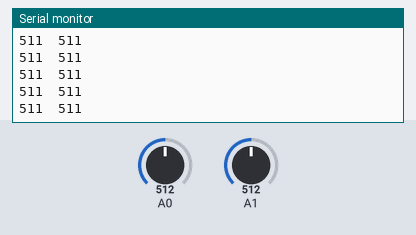
The sketch below on a simulated Arduino Uno, built with avr-gcc and run on an emulated ATmega328P. On the bench: the last lines printed to the serial monitor. Inputs (shaded band) come from the test bench; at power-on: A0 = 512, A1 = 512.

Above: at 1.2 s.
1.3 s: A0 set to 716
At 1.7 s:
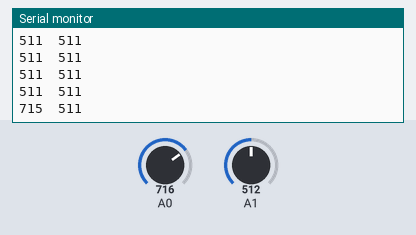
2.8 s: A1 set to 716
At 2.97 s:
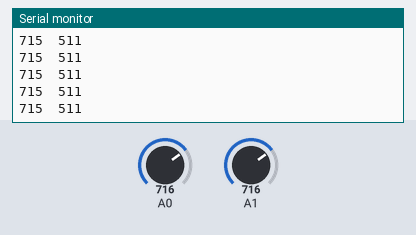
4.3 s: A0 set to 900
At 4.49 s:
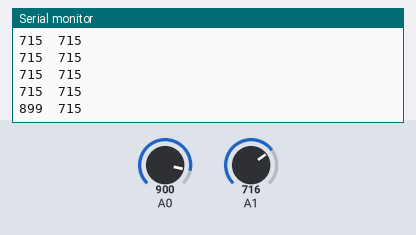
5.8 s: A1 set to 900
At 6.01 s:
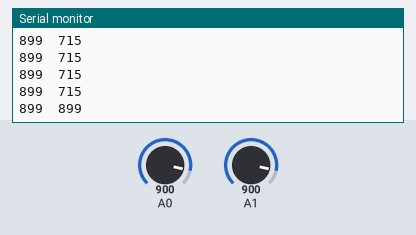
Timing chart, 0 to 8.3 s (numbered marks = the images above; inputs shaded):
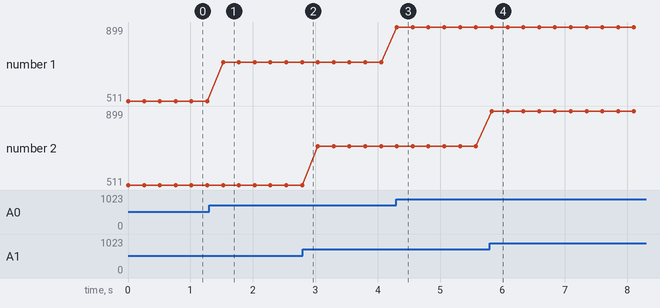

Measured:
- after the input at 1.3 s, the serial monitor: prints a new line after 0.22 s (image 1)
- after the input at 4.3 s, the serial monitor: prints a new line at once (image 3)
- after the input at 5.8 s, the serial monitor: prints a new line at once (image 4)
- plotted number 1: 511 → 715 after the input at 1.3 s, 715 → 899 after the input at 4.3 s

The sketch:

QTRARawValuesExample.ino
```cpp
#include <QTRSensors.h>

// This example is designed for use with six analog QTR sensors. These
// reflectance sensors should be connected to analog pins A0 to A5. The
// sensors' emitter control pin (CTRL or LEDON) can optionally be connected to
// digital pin 2, or you can leave it disconnected and remove the call to
// setEmitterPin().
//
// The main loop of the example reads the raw sensor values (uncalibrated). You
// can test this by taping a piece of 3/4" black electrical tape to a piece of
// white paper and sliding the sensor across it. It prints the sensor values to
// the serial monitor as numbers from 0 (maximum reflectance) to 1023 (minimum
// reflectance).

QTRSensors qtr;

const uint8_t SensorCount = 2;
uint16_t sensorValues[SensorCount];

void setup()
{
  // configure the sensors
  qtr.setTypeAnalog();
  qtr.setSensorPins((const uint8_t[]){A0, A1}, SensorCount);

  Serial.begin(9600);
}


void loop()
{
  // read raw sensor values
  qtr.read(sensorValues);

  // print the sensor values as numbers from 0 to 1023, where 0 means maximum
  // reflectance and 1023 means minimum reflectance
  for (uint8_t i = 0; i < SensorCount; i++)
  {
    Serial.print(sensorValues[i]);
    Serial.print('\t');
  }
  Serial.println();

  delay(250);
}
```
